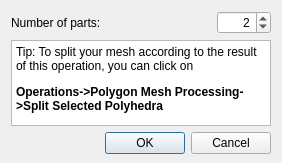
<?xml version="1.0" encoding="UTF-8"?>
<ui version="4.0">
 <class>PartitionDialog</class>
 <widget class="QDialog" name="PartitionDialog">
  <property name="windowModality">
   <enum>Qt::NonModal</enum>
  </property>
  <property name="geometry">
   <rect>
    <x>0</x>
    <y>0</y>
    <width>282</width>
    <height>163</height>
   </rect>
  </property>
  <property name="windowTitle">
   <string>Dialog</string>
  </property>
  <property name="sizeGripEnabled">
   <bool>false</bool>
  </property>
  <property name="modal">
   <bool>false</bool>
  </property>
  <layout class="QVBoxLayout" name="verticalLayout_2" stretch="0,0,1">
   <property name="sizeConstraint">
    <enum>QLayout::SetDefaultConstraint</enum>
   </property>
   <property name="bottomMargin">
    <number>9</number>
   </property>
   <item>
    <layout class="QHBoxLayout" name="horizontalLayout" stretch="1,0">
     <item>
      <widget class="QLabel" name="label">
       <property name="text">
        <string>Number of parts:</string>
       </property>
      </widget>
     </item>
     <item>
      <widget class="QSpinBox" name="nparts_spinBox">
       <property name="layoutDirection">
        <enum>Qt::LeftToRight</enum>
       </property>
       <property name="wrapping">
        <bool>false</bool>
       </property>
       <property name="alignment">
        <set>Qt::AlignRight|Qt::AlignTrailing|Qt::AlignVCenter</set>
       </property>
       <property name="maximum">
        <number>9999</number>
       </property>
       <property name="value">
        <number>2</number>
       </property>
      </widget>
     </item>
    </layout>
   </item>
   <item>
    <widget class="QTextBrowser" name="textBrowser">
     <property name="html">
      <string>&lt;!DOCTYPE HTML PUBLIC &quot;-//W3C//DTD HTML 4.0//EN&quot; &quot;http://www.w3.org/TR/REC-html40/strict.dtd&quot;&gt;
&lt;html&gt;&lt;head&gt;&lt;meta name=&quot;qrichtext&quot; content=&quot;1&quot; /&gt;&lt;style type=&quot;text/css&quot;&gt;
p, li { white-space: pre-wrap; }
&lt;/style&gt;&lt;/head&gt;&lt;body style=&quot; font-family:'Sans Serif'; font-size:9pt; font-weight:400; font-style:normal;&quot;&gt;
&lt;p style=&quot; margin-top:12px; margin-bottom:12px; margin-left:0px; margin-right:0px; -qt-block-indent:0; text-indent:0px;&quot;&gt;Tip: To split your mesh according to the result of this operation, you can click on &lt;/p&gt;
&lt;p style=&quot; margin-top:12px; margin-bottom:12px; margin-left:0px; margin-right:0px; -qt-block-indent:0; text-indent:0px;&quot;&gt;&lt;span style=&quot; font-weight:600;&quot;&gt;Operations-&amp;gt;Polygon Mesh Processing-&amp;gt;Split Selected Polyhedra&lt;/span&gt;&lt;/p&gt;&lt;/body&gt;&lt;/html&gt;</string>
     </property>
    </widget>
   </item>
   <item>
    <widget class="QDialogButtonBox" name="buttonBox">
     <property name="orientation">
      <enum>Qt::Horizontal</enum>
     </property>
     <property name="standardButtons">
      <set>QDialogButtonBox::Cancel|QDialogButtonBox::Ok</set>
     </property>
    </widget>
   </item>
  </layout>
 </widget>
 <resources/>
 <connections>
  <connection>
   <sender>buttonBox</sender>
   <signal>accepted()</signal>
   <receiver>PartitionDialog</receiver>
   <slot>accept()</slot>
   <hints>
    <hint type="sourcelabel">
     <x>248</x>
     <y>254</y>
    </hint>
    <hint type="destinationlabel">
     <x>157</x>
     <y>274</y>
    </hint>
   </hints>
  </connection>
  <connection>
   <sender>buttonBox</sender>
   <signal>rejected()</signal>
   <receiver>PartitionDialog</receiver>
   <slot>reject()</slot>
   <hints>
    <hint type="sourcelabel">
     <x>316</x>
     <y>260</y>
    </hint>
    <hint type="destinationlabel">
     <x>286</x>
     <y>274</y>
    </hint>
   </hints>
  </connection>
 </connections>
</ui>
